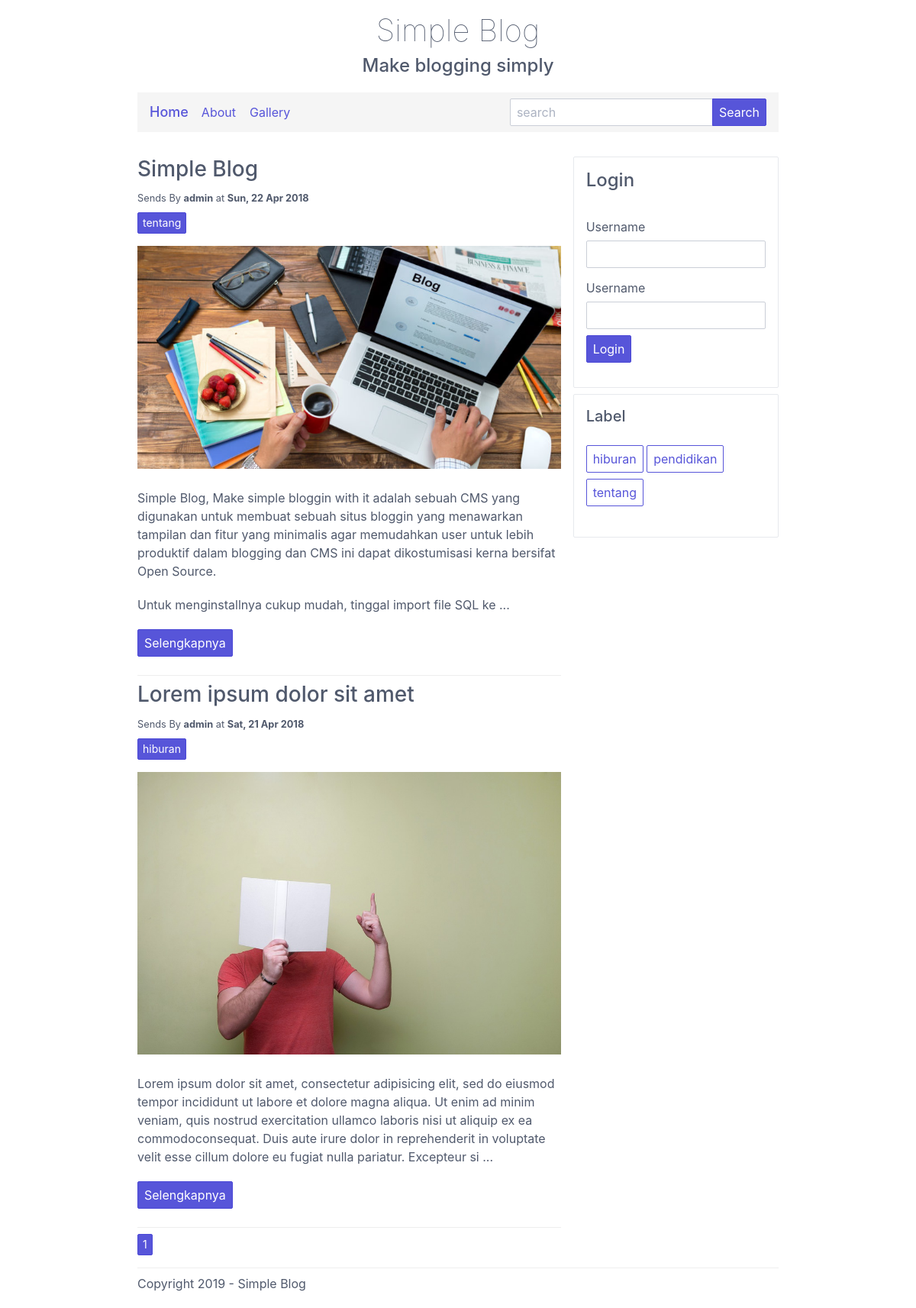
The page / on the database its author committed.
### tables this page shows
CREATE TABLE `post` (
  `idpost` int(11) NOT NULL,
  `title` varchar(120) NOT NULL,
  `username` varchar(120) NOT NULL,
  `date` varchar(120) NOT NULL,
  `img` varchar(120) NOT NULL,
  `content` text NOT NULL,
  `label` varchar(13) NOT NULL
);

CREATE TABLE `category` (
  `idcat` int(11) NOT NULL,
  `title` varchar(13) NOT NULL
);

### index.php (the view, shortened to what this page needs)
<?php include 'assets/header.php'; ?>
<body>
	<div class="container grid-md">
		<header style="text-align: center;padding-top: 16px;padding-bottom: 8px;">
			<h1 style="font-weight: 100;margin-bottom: 4px;">Simple Blog</h1>
			<h4 style="margin-top: 8px;">Make blogging simply</h4>
		</header>
		<?php include 'assets/menu.php'; ?>
		<div class="columns" style="margin-top: 16px;margin-bottom: 16px;">
			<div class="column col-8">
				<?php
					$limit = 5;
					$page = isset($_GET['postPage']) ? (int)$_GET['postPage'] : 1;
					$start = ($page>1) ? ($page * $limit) - $limit : 0;
					$checkPost = $lo->query("SELECT * FROM post ORDER BY idpost DESC LIMIT $start, $limit");
					$all = $lo->query("SELECT * FROM post");
					$postRows = $all->num_rows;
					$pages = ceil($postRows/$limit);
					if($checkPost == true){
						while($rowPost = $checkPost->fetch_array(MYSQLI_BOTH)){
					?>
					<h3 style="margin-bottom: 8px;"><?php echo $rowPost['title']; ?></h3>
					<label class="d-block" style="margin-bottom: 8px;"><small>Sends By <b><?php echo $rowPost['username']; ?></b> at <b><?php echo $rowPost['date']; ?></b></small></label>
					<a href="label.php?label=<?php echo $rowPost['label']; ?>" class="btn btn-sm btn-primary"><?php echo $rowPost['label']; ?></a>
					<img src="img/<?php echo $rowPost['img']; ?>" style="width: 100%;margin-top: 16px;">
					<p><?php echo substr($rowPost['content'],0,350); ?> ... </p>
					<a href="see-posting.php?id=<?php echo $rowPost['idpost']; ?>" class="btn btn-primary" style="margin-bottom: 16px;">Selengkapnya</a>
					<hr>
					<?php
						}
					}
					for($i=1;$i<=$pages;$i++){
					?>
					<a href="?postPage=<?php echo $i; ?>" class="btn btn-sm btn-primary"><?php echo $i; ?></a>
					<?php
					}
				?>
			</div>
			<div class="column col-4">
				<?php include 'assets/right.php'; ?>
			</div>
		</div>
		<?php include 'assets/footer.php'; ?>
	</div>
</body>
</html>

### assets/header.php (shortened to what this page needs)
<!DOCTYPE html>
<html>
<head>
	<link rel="stylesheet" href="dist/css/spectre.min.css">
	<link rel="stylesheet" href="dist/css/spectre-icons.min.css">
	<link rel="stylesheet" href="fancybox/dist/jquery.fancybox.css">
</head>

### assets/menu.php (shortened to what this page needs)
<nav class="navbar" style="background: #f5f5f5; padding: 8px 16px;">
	<section class="navbar-section">
    <a href="index.php" class="navbar-brand mr-2">Home</a>
    <a href="see-posting.php?id=9" class="btn btn-link">About</a>
    <a href="gallery.php" class="btn btn-link">Gallery</a>
  </section>
  <section class="navbar-section">
  	<form method="get" action="">
    	<div class="input-group input-inline">
     		<input class="form-input" type="text" placeholder="search" name="keyword">
      	<button class="btn btn-primary input-group-btn" name="search">Search</button>
    	</div>
    </form>
  </section>
</nav>

### assets/right.php (shortened to what this page needs)
<?php
				if(isset($_SESSION['login'])){
					$login = $_SESSION['login'];
				?>
					<div class="panel">
					<div class="panel-header">
						<h5 class="panel-title">Admin Menu</h5>
						<label>Selamat datang <b><?php echo $login; ?></b></label>.
					</div>
					<div class="panel-body">
						<ul class="nav">
							<li class="nav-item">
								<a href="posting.php"><i class="icon icon-edit"></i> Buat Posting</a>
							</li>
							<li class="nav-item">
								<a href="password.php?iduser=<?php echo $_SESSION['id']; ?>"><i class="icon icon-people"></i> Ganti Password</a>
							</li>
							<li class="nav-item">
								<a href="post.php"><i class="icon icon-menu"></i> Lihat Posting</a>
							</li>
							<li class="nav-item">
								<a href="cat.php"><i class="icon icon-flag"></i> Tambah Kategori</a>
							</li>
						</ul>
					</div>
					<div class="panel-footer">
						<a href="logout.php" class="btn btn-primary">Logout</a>
					</div>
				</div>
				<?php
				}else{
					?>
					<div class="panel">
					<div class="panel-header">
						<h4 class="panel-title">Login</h4>
					</div>
					<div class="panel-body">
						<form method="post" action="login.php">
							<div class="form-group">
								<label class="form-label">Username</label>
								<input type="text" class="form-input" name="username">
							</div>
							<div class="form-group">
								<label class="form-label">Username</label>
								<input type="password" class="form-input" name="password">
							</div>
							<div class="form-group">
								<button type="submit" class="btn btn-primary" name="login">Login</button>
							</div>
						</form>
					</div>
					<div class="panel-footer"></div>
				</div>
				<?php
				}
				?>
				<div class="panel" style="margin-top: 8px;">
					<div class="panel-header">
						<h5 class="panel-title">Label</h5>
					</div>
					<div class="panel-body">
						<?php
						include 'lib/connect.php';
						$checkCat = $lo->query("SELECT * FROM category");
						if($checkCat == true){
							while($rowCat = $checkCat->fetch_array(MYSQLI_BOTH)){
						?>
						<a href="label.php?search=<?php echo $rowCat['title']; ?>" class="btn" style="margin-bottom: 8px;"><?php echo $rowCat['title']; ?></a>
						<?php
							}
						}
						?>
					</div>
					<div class="panel-footer">
					</div>
				</div>

### assets/footer.php
<footer>
	<hr>
	<p>Copyright <?php echo date('Y'); ?> - Simple Blog</p>
</footer>

### assets/header.php (style rules this page uses)
hr { border: 0; border-top: 1px solid #eee; }

### rows shown on the page
post: title "Simple Blog", username "admin", date "Sun, 22 Apr 2018", label "tentang", img (picture), content "Simple Blog, Make simple bloggin with it adalah sebuah CMS yang digunakan untuk membuat sebuah situs bloggin yang menawarkan tampilan dan fitur yang minimalis agar memudahkan user untuk lebih produktif dalam blogging dan CMS ini dapat dikostumisasi kerna bersifat Open Source. Untuk menginstallnya cukup mudah, tinggal import file SQL ke"
post: title "Lorem ipsum dolor sit amet", username "admin", date "Sat, 21 Apr 2018", label "hiburan", img (picture), content "Lorem ipsum dolor sit amet, consectetur adipisicing elit, sed do eiusmod tempor incididunt ut labore et dolore magna aliqua. Ut enim ad minim veniam, quis nostrud exercitation ullamco laboris nisi ut aliquip ex ea commodoconsequat. Duis aute irure dolor in reprehenderit in voluptate velit esse cillum dolore eu fugiat nulla pariatur. Excepteur si"
category: title "hiburan"
category: title "pendidikan"
category: title "tentang"
